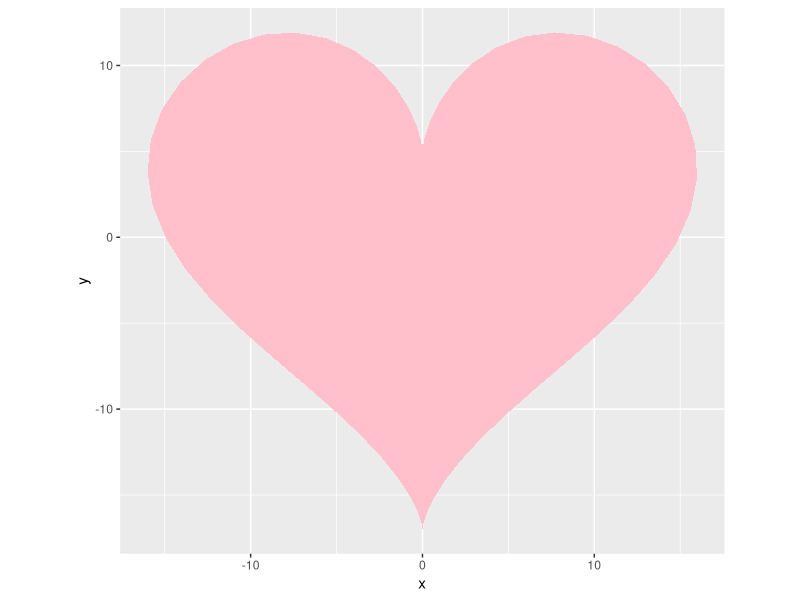

The R script that drew this image:
## ---- chunk 1
## echo=FALSE stops the code chunk from appearing in the html document
## warning=FALSE / message=FALSE stop R warnings/messages from appearing in the knit document
library(tidyverse)
## ---- chunk 2
tibble( t = seq(0, 2*pi, by=0.1) ) %>% 
  mutate( x = 16*sin(t)^3, 
          y = 13*cos(t)-5*cos(2*t)-2*cos(3*t)-cos(4*t) ) %>% 
  ggplot(aes( x = x, y = y)) + 
  geom_polygon( fill = "pink") +
  coord_fixed() 
## ---- chunk 3
tibble( X = c("this", "is"), 
        Y = c("my", "table") ) %>% 
  knitr::kable()
